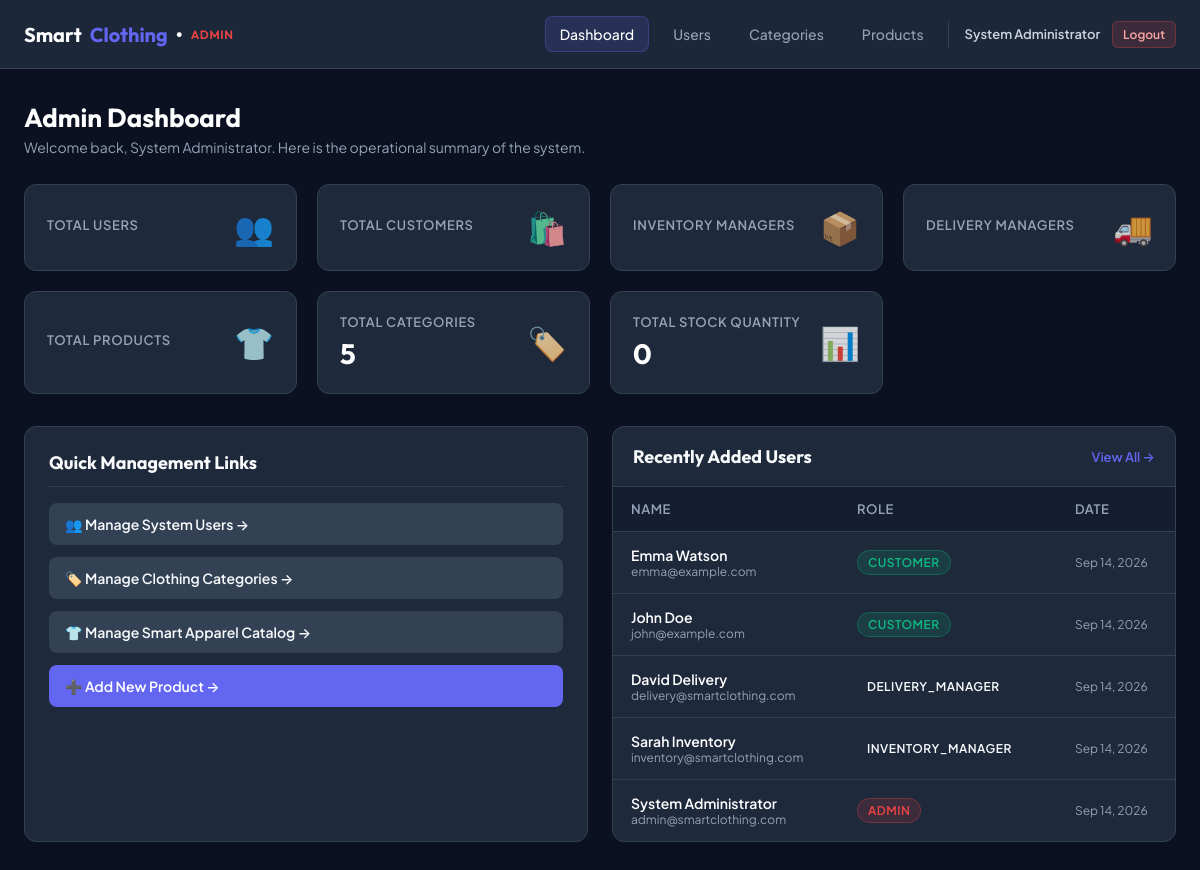
Page /admin/dashboard.php (signed in) on the committed database.
### tables this page shows
CREATE TABLE `users` (
  `id` INT UNSIGNED AUTO_INCREMENT PRIMARY KEY,
  `name` VARCHAR(100) NOT NULL,
  `email` VARCHAR(150) NOT NULL UNIQUE,
  `password` VARCHAR(255) NOT NULL,
  `role` ENUM('admin', 'inventory_manager', 'delivery_manager', 'customer') NOT NULL DEFAULT 'customer',
  `phone` VARCHAR(20) DEFAULT NULL,
  `address` TEXT DEFAULT NULL,
  `created_at` TIMESTAMP DEFAULT CURRENT_TIMESTAMP,
  `updated_at` TIMESTAMP DEFAULT CURRENT_TIMESTAMP ON UPDATE CURRENT_TIMESTAMP
);

### app/Controllers/Admin/DashboardController.php (called while the page is built, shortened)
<?php
class DashboardController extends Controller
{
    public function dashboard(): void
    {
        $adminUser = Auth::currentUser();
        $userModel = new User();
        $categoryModel = new Category();
        $totalCategories = $categoryModel->getCount();
        $recentUsers = $userModel->getRecentUsers(5);
        include APP_ROOT . '/app/Views/admin/dashboard.php';
        exit;
    }
}

### admin/dashboard.php (called while the page is built, shortened)
<?php
require_once __DIR__ . '/../public/bootstrap.php';
$controller = new DashboardController();
$controller->dashboard();

### app/Core/helpers.php (called while the page is built, shortened)
<?php
function base_url(string $path = ''): string
{
    $scriptName = str_replace('\\', '/', $_SERVER['SCRIPT_NAME'] ?? '');
    $base = '/';
    return $base . ltrim($path, '/');
}
function e($data): string
{
    return htmlspecialchars((string)($data ?? ''), ENT_QUOTES, 'UTF-8');
}

### app/Core/Session.php (called while the page is built, shortened)
<?php
class Session
{
    public static function get(string $key, $default = null)
    {
        return $_SESSION[$key] ?? $default;
    }
}

### app/Core/Auth.php (called while the page is built, shortened)
<?php
class Auth
{
    public static function isLoggedIn(): bool
    {
        return !empty(Session::get('user_id')) && !empty(Session::get('user_role'));
    }
    public static function currentUser(): ?array
    {
        return [
            'id' => Session::get('user_id'),
            'name' => Session::get('user_name') ?? 'User',
            'email' => Session::get('user_email') ?? '',
            'role' => Session::get('user_role') ?? 'customer'
        ];
    }
}

### app/Models/User.php (called while the page is built, shortened)
<?php
class User
{
    protected \PDO $pdo;
    public function __construct()
    {
        $this->pdo = Database::getInstance();
    }
    public function getRecentUsers(int $limit = 5): array
    {
        $stmt = $this->pdo->prepare('SELECT id, name, email, role, created_at FROM users ORDER BY id DESC LIMIT :limit');
        $stmt->execute([':limit' => $limit]);
        return $stmt->fetchAll();
    }
}

### app/Core/Database.php (called while the page is built, shortened)
<?php
class Database
{
    private static ?\PDO $instance = null;
    private string $host;
    private string $user;
    private string $pass;
    private string $dbname;
    private string $charset;
    public function __construct(string $host = 'localhost', string $user = 'root', string $pass = '', string $dbname = 'smart_clothing', string $charset = 'utf8mb4')
    {
        $this->host = $host;
        $this->user = $user;
        $this->pass = $pass;
        $this->dbname = $dbname;
        $this->charset = $charset;
    }
    public static function getInstance(?string $host = null, ?string $user = null, ?string $pass = null, ?string $dbname = null, ?string $charset = null): \PDO
    {
        if (self::$instance === null) {
            self::$instance = (new self($host ?? 'localhost', $user ?? 'root', $pass ?? '', $dbname ?? 'smart_clothing', $charset ?? 'utf8mb4'))->connect();
        }
        return self::$instance;
    }
    public function connect(): \PDO
    {
        $dsn = "mysql:host={$this->host};dbname={$this->dbname};charset={$this->charset}";
        $options = [
            \PDO::ATTR_ERRMODE => \PDO::ERRMODE_EXCEPTION,
            \PDO::ATTR_DEFAULT_FETCH_MODE => \PDO::FETCH_ASSOC,
            \PDO::ATTR_EMULATE_PREPARES => false,
        ];
        try {
            self::$instance = new \PDO($dsn, $this->user, $this->pass, $options);
        } catch (\PDOException $e) {
            die("Database Connection Failed: " . htmlspecialchars($e->getMessage()));
        }
        return self::$instance;
    }
}

### public/bootstrap.php (called while the page is built, shortened)
<?php
spl_autoload_register(function ($class) {
    $prefix = 'App\\';
    $relativeClass = substr($class, strlen($prefix));
    $file = APP_ROOT . '/app/' . str_replace('\\', '/', $relativeClass) . '.php';
});
require_once APP_ROOT . '/app/Core/Database.php';
require_once APP_ROOT . '/app/Core/Session.php';
require_once APP_ROOT . '/app/Core/Auth.php';
require_once APP_ROOT . '/app/Core/helpers.php';

### app/Models/Category.php (called while the page is built, shortened)
<?php
class Category
{
    protected \PDO $pdo;
    public function __construct()
    {
        $this->pdo = Database::getInstance();
    }
    public function getCount(): int
    {
        $stmt = $this->pdo->query('SELECT COUNT(*) AS total FROM categories');
        return (int)$stmt->fetchColumn();
    }
}

### app/Views/admin/dashboard.php (the view, shortened to what this page needs)
<?php include APP_ROOT . "/app/Views/admin/admin_header.php"; ?>
<div class="page-header">
    <div>
        <h1 class="page-title">Admin Dashboard</h1>
        <p class="page-subtitle">Welcome back, <?= e($adminUser['name']) ?>. Here is the operational summary of the system.</p>
    </div>
</div>
<div class="stats-grid">
    <div class="stat-card">
        <div>
            <div class="stat-title">Total Users</div>
        </div>
        <div class="stat-icon">👥</div>
    </div>
    <div class="stat-card">
        <div>
            <div class="stat-title">Total Customers</div>
        </div>
        <div class="stat-icon">🛍️</div>
    </div>
    <div class="stat-card">
        <div>
            <div class="stat-title">Inventory Managers</div>
        </div>
        <div class="stat-icon">📦</div>
    </div>
    <div class="stat-card">
        <div>
            <div class="stat-title">Delivery Managers</div>
        </div>
        <div class="stat-icon">🚚</div>
    </div>
    <div class="stat-card">
        <div>
            <div class="stat-title">Total Products</div>
        </div>
        <div class="stat-icon">👕</div>
    </div>
    <div class="stat-card">
        <div>
            <div class="stat-title">Total Categories</div>
            <div class="stat-value"><?= $totalCategories ?></div>
        </div>
        <div class="stat-icon">🏷️</div>
    </div>
    <div class="stat-card">
        <div>
            <div class="stat-title">Total Stock Quantity</div>
            <div class="stat-value"><?= number_format($totalStock) ?></div>
        </div>
        <div class="stat-icon">📊</div>
    </div>
</div>
<div style="display: grid; grid-template-columns: repeat(auto-fit, minmax(320px, 1fr)); gap: 24px;">
    <div class="table-card" style="padding: 24px;">
        <h3 style="font-family: 'Outfit', sans-serif; font-size: 18px; margin-bottom: 16px; border-bottom: 1px solid var(--border-color); padding-bottom: 12px;">
            Quick Management Links
        </h3>
        <div style="display: flex; flex-direction: column; gap: 12px;">
            <a href="<?= base_url('admin/users.php') ?>" class="btn btn-secondary" style="justify-content: flex-start; padding: 12px 16px;">
                👥 Manage System Users &rarr;
            </a>
            <a href="<?= base_url('admin/categories.php') ?>" class="btn btn-secondary" style="justify-content: flex-start; padding: 12px 16px;">
                🏷️ Manage Clothing Categories &rarr;
            </a>
            <a href="<?= base_url('admin/products.php') ?>" class="btn btn-secondary" style="justify-content: flex-start; padding: 12px 16px;">
                👕 Manage Smart Apparel Catalog &rarr;
            </a>
            <a href="<?= base_url('admin/product_add.php') ?>" class="btn btn-primary" style="justify-content: flex-start; padding: 12px 16px;">
                ➕ Add New Product &rarr;
            </a>
        </div>
    </div>
    <div class="table-card">
        <div style="padding: 18px 20px; border-bottom: 1px solid var(--border-color); display: flex; justify-content: space-between; align-items: center;">
            <h3 style="font-family: 'Outfit', sans-serif; font-size: 18px;">Recently Added Users</h3>
            <a href="<?= base_url('admin/users.php') ?>" style="color: var(--accent); font-size: 13px; text-decoration: none; font-weight: 600;">
                View All &rarr;
            </a>
        </div>
        <table class="data-table">
            <thead>
                <tr>
                    <th>Name</th>
                    <th>Role</th>
                    <th>Date</th>
                </tr>
            </thead>
            <tbody>
                <?php foreach ($recentUsers as $u): ?>
                    <tr>
                        <td>
                            <div style="font-weight: 600; color: #fff;"><?= e($u['name']) ?></div>
                            <div style="font-size: 12px; color: var(--text-muted);"><?= e($u['email']) ?></div>
                        </td>
                        <td>
                            <span class="badge badge-<?= str_replace('_', '', $u['role']) ?>">
                                <?= e($u['role']) ?>
                            </span>
                        </td>
                        <td style="font-size: 12px; color: var(--text-muted); white-space: nowrap;">
                            <?= date('M j, Y', strtotime($u['created_at'])) ?>
                        </td>
                    </tr>
                <?php endforeach; ?>
            </tbody>
        </table>
    </div>
</div>
<?php include APP_ROOT . "/app/Views/admin/admin_footer.php"; ?>

### app/Views/admin/admin_header.php (shortened to what this page needs)
<!DOCTYPE html>
<html lang="en">
<head>
    <?php
    if (!isset($currentPage)) {
        $currentPage = basename($_SERVER['PHP_SELF'] ?? '');
    }
    ?>
    <link rel="stylesheet" href="<?= base_url('admin/assets/admin.css') ?>">
</head>
<body>
    <header class="admin-navbar">
        <div class="admin-nav-container">
            <a href="<?= base_url('admin/dashboard.php') ?>" class="admin-brand">
                Smart<span>Clothing</span> &bull; <small style="font-size: 12px; color: var(--danger); text-transform: uppercase; letter-spacing: 0.05em; font-weight: 600;">Admin</small>
            </a>
            <nav>
                <ul class="admin-nav-links">
                    <li>
                        <a href="<?= base_url('admin/dashboard.php') ?>" class="admin-nav-link <?= $currentPage === 'dashboard.php' ? 'active' : '' ?>">
                            Dashboard
                        </a>
                    </li>
                    <li>
                        <a href="<?= base_url('admin/users.php') ?>" class="admin-nav-link <?= in_array($currentPage, ['users.php', 'user_edit.php']) ? 'active' : '' ?>">
                            Users
                        </a>
                    </li>
                    <li>
                        <a href="<?= base_url('admin/categories.php') ?>" class="admin-nav-link <?= in_array($currentPage, ['categories.php', 'category_add.php', 'category_edit.php']) ? 'active' : '' ?>">
                            Categories
                        </a>
                    </li>
                    <li>
                        <a href="<?= base_url('admin/products.php') ?>" class="admin-nav-link <?= in_array($currentPage, ['products.php', 'product_add.php', 'product_edit.php', 'product_delete.php']) ? 'active' : '' ?>">
                            Products
                        </a>
                    </li>
                    <li class="admin-user-info">
                        <span style="font-size: 13px; font-weight: 600; color: #cbd5e1;"><?= e($adminUser['name']) ?></span>
                        <a href="<?= base_url('logout.php') ?>" class="btn btn-danger btn-sm">
                            Logout
                        </a>
                    </li>
                </ul>
            </nav>
        </div>
    </header>
    <main class="admin-main">

### assets/admin/admin.css (style rules this page uses)
:root { --bg-dark: #0b1120; --card-bg: #1e293b; --card-hover: #243248; --border-color: #334155; --text-main: #f8fafc; --text-muted: #94a3b8; --accent: #6366f1; --accent-hover: #4f46e5; --accent-light: rgba(99, 102, 241, 0.15); --success: #10b981; --success-bg: rgba(16, 185, 129, 0.12); --danger: #ef4444; --danger-bg: rgba(239, 68, 68, 0.12); --warning: #f59e0b; --warning-bg: rgba(245, 158, 11, 0.12); --info: #38bdf8; }
* { box-sizing: border-box; margin: 0; padding: 0; }
body { font-family: 'Plus Jakarta Sans', -apple-system, BlinkMacSystemFont, sans-serif; background-color: var(--bg-dark); color: var(--text-main); min-height: 100vh; display: flex; flex-direction: column; }
.admin-navbar { background-color: rgba(30, 41, 59, 0.95); border-bottom: 1px solid var(--border-color); position: sticky; top: 0; z-index: 100; }
.admin-nav-container { max-width: 1200px; margin: 0 auto; padding: 0 24px; height: 68px; display: flex; align-items: center; justify-content: space-between; }
.admin-brand { font-family: 'Outfit', sans-serif; font-size: 20px; font-weight: 700; color: #ffffff; text-decoration: none; display: flex; align-items: center; gap: 8px; }
.admin-brand span { color: var(--accent); }
.admin-nav-links { display: flex; align-items: center; gap: 10px; list-style: none; }
.admin-nav-link { display: inline-flex; align-items: center; gap: 6px; padding: 8px 14px; border-radius: 8px; color: var(--text-muted); text-decoration: none; font-size: 14px; font-weight: 500; transition: all 0.2s ease; }
.admin-nav-link.active { color: #ffffff; background-color: var(--accent-light); border: 1px solid rgba(99, 102, 241, 0.3); }
.admin-user-info { display: flex; align-items: center; gap: 12px; padding-left: 16px; border-left: 1px solid var(--border-color); }
.admin-main { max-width: 1200px; margin: 0 auto; padding: 32px 24px 60px; width: 100%; flex: 1; }
.page-header { display: flex; align-items: center; justify-content: space-between; margin-bottom: 28px; flex-wrap: wrap; gap: 16px; }
.page-title { font-family: 'Outfit', sans-serif; font-size: 26px; font-weight: 700; color: #ffffff; }
.page-subtitle { color: var(--text-muted); font-size: 14px; margin-top: 4px; }
.stats-grid { display: grid; grid-template-columns: repeat(auto-fit, minmax(220px, 1fr)); gap: 20px; margin-bottom: 32px; }
.stat-card { background: var(--card-bg); border: 1px solid var(--border-color); border-radius: 12px; padding: 22px; display: flex; align-items: center; justify-content: space-between; transition: transform 0.15s ease; }
.stat-title { font-size: 13px; color: var(--text-muted); text-transform: uppercase; letter-spacing: 0.05em; font-weight: 600; margin-bottom: 6px; }
.stat-value { font-family: 'Outfit', sans-serif; font-size: 28px; font-weight: 700; color: #ffffff; }
.stat-icon { font-size: 32px; opacity: 0.8; }
.table-card { background: var(--card-bg); border: 1px solid var(--border-color); border-radius: 12px; overflow: hidden; }
.data-table { width: 100%; border-collapse: collapse; text-align: left; font-size: 14px; }
.data-table thead { background: rgba(15, 23, 42, 0.6); border-bottom: 1px solid var(--border-color); }
.data-table th { padding: 14px 18px; color: var(--text-muted); font-weight: 600; font-size: 13px; text-transform: uppercase; letter-spacing: 0.04em; }
.data-table td { padding: 14px 18px; border-bottom: 1px solid var(--border-color); vertical-align: middle; }
.data-table tbody tr:last-child td { border-bottom: none; }
.badge { display: inline-block; padding: 4px 10px; border-radius: 999px; font-size: 12px; font-weight: 600; text-transform: uppercase; letter-spacing: 0.04em; }
.badge-admin { background: rgba(239, 68, 68, 0.15); color: var(--danger); border: 1px solid rgba(239, 68, 68, 0.3); }
.badge-customer { background: rgba(16, 185, 129, 0.15); color: var(--success); border: 1px solid rgba(16, 185, 129, 0.3); }
.btn { display: inline-flex; align-items: center; justify-content: center; gap: 6px; padding: 9px 16px; border-radius: 8px; font-size: 14px; font-weight: 600; text-decoration: none; cursor: pointer; border: none; transition: all 0.15s ease; }
.btn-primary { background-color: var(--accent); color: #ffffff; }
.btn-secondary { background-color: #334155; color: var(--text-main); }
.btn-danger { background-color: rgba(239, 68, 68, 0.15); border: 1px solid rgba(239, 68, 68, 0.3); color: #fca5a5; }
.btn-sm { padding: 5px 10px; font-size: 12px; border-radius: 6px; }

### rows in the picture
users: name "System Administrator", email "admin@smartclothing.com", role "ADMIN", created_at "Sep 14, 2026"
users: name "Emma Watson", email "emma@example.com", role "CUSTOMER", created_at "Sep 14, 2026"
users: name "John Doe", email "john@example.com", role "CUSTOMER", created_at "Sep 14, 2026"
users: name "David Delivery", email "delivery@smartclothing.com", role "DELIVERY_MANAGER", created_at "Sep 14, 2026"
users: name "Sarah Inventory", email "inventory@smartclothing.com", role "INVENTORY_MANAGER", created_at "Sep 14, 2026"

### other values in the picture
$totalCategories "5"
$totalStock "0"
